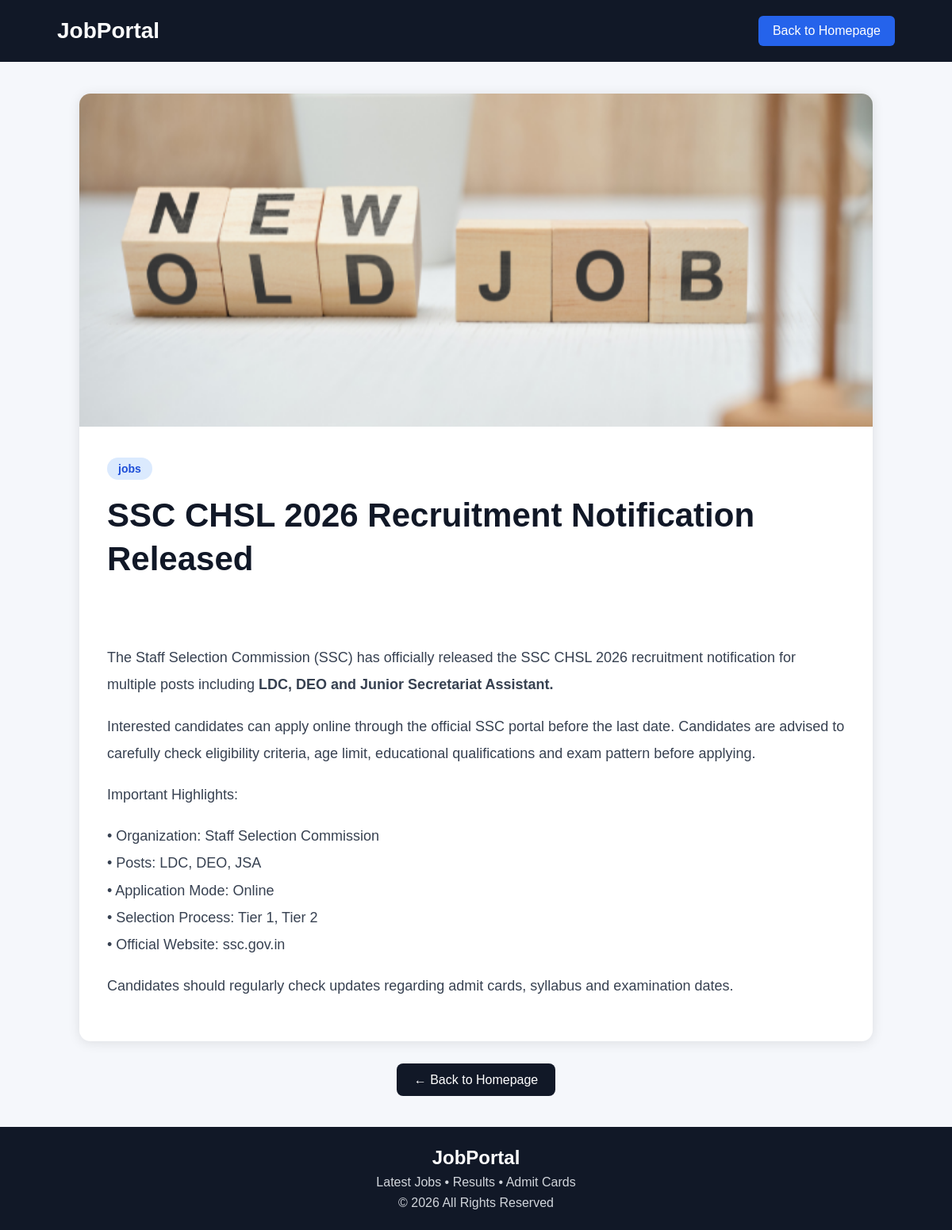
The app's page /blog/2/ with its own data.
### blog/models.py (models this page shows, shortened)
class Blog(models.Model):
    CATEGORY_CHOICES = [
        ('jobs', 'Latest Jobs'),
        ('admit', 'Admit Card'),
        ('result', 'Results'),
    ]
    title = models.CharField(max_length=200)
    content = RichTextField()
    category = models.CharField(max_length=20, choices=CATEGORY_CHOICES)
    image = models.ImageField(upload_to='blog_images/', blank=True, null=True)
    created_at = models.DateTimeField(auto_now_add=True)

### blog/views.py (the view)
# urls.py: path('blog/<int:id>/', views.blog_detail, name='blog_detail'),
def blog_detail(request, id):
    blog = get_object_or_404(Blog, id=id)
    return render(request, 'blog_detail.html', {'blog': blog})

### blog/templates/blog_detail.html (shortened to what this page needs)
<!DOCTYPE html>
<html lang="en">
<head>
</head>
<body>
    <div class="navbar">
        <div class="logo">
            JobPortal
        </div>
        <a href="/" class="home-btn">
            Back to Homepage
        </a>
    </div>
    <div class="blog-container">
        <div class="blog-image">
            <img src="{{ blog.image.url }}" alt="">
        </div>
        <div class="blog-content">
            <p class="category">{{ blog.category }}</p>
            <h1 class="blog-title">
                {{ blog.title }}
            </h1>
            <div class="blog-text">
                {{ blog.content|safe }}
            </div>
        </div>
    </div>
    <div class="back-section">
        <a href="/" class="back-btn">
            ← Back to Homepage
        </a>
    </div>
    <div class="footer">
        <h2>JobPortal</h2>
        <p>Latest Jobs • Results • Admit Cards</p>
        <p>© 2026 All Rights Reserved</p>
    </div>
</body>
</html>

### blog/templates/blog_detail.html (style rules this page uses)
* { margin:0; padding:0; box-sizing:border-box; }
body { font-family: Arial, sans-serif; background:#f5f7fb; color:#111827; }
.navbar { background:#111827; color:white; padding:20px 6%; display:flex; justify-content:space-between; align-items:center; flex-wrap:wrap; }
.logo { font-size:28px; font-weight:bold; }
.home-btn { padding:10px 18px; background:#2563eb; color:white; text-decoration:none; border-radius:6px; transition:0.3s; }
.blog-container { width:85%; max-width:1000px; margin:40px auto; background:white; border-radius:14px; overflow:hidden; box-shadow:0px 2px 15px rgba(0,0,0,0.1); }
.blog-image img { width:100%; height:420px; object-fit:cover; }
.blog-content { padding:35px; }
.category { display:inline-block; background:#dbeafe; color:#1d4ed8; padding:6px 14px; border-radius:20px; font-size:14px; font-weight:bold; margin-bottom:18px; }
.blog-title { font-size:42px; margin-bottom:20px; line-height:1.3; }
.blog-text { font-size:18px; line-height:1.9; color:#374151; }
.blog-text h1, .blog-text h2, .blog-text h3 { margin-top:25px; margin-bottom:15px; color:#111827; }
.blog-text p { margin-bottom:18px; }
.back-section { text-align:center; margin:30px 0 50px; }
.back-btn { padding:12px 22px; background:#111827; color:white; text-decoration:none; border-radius:8px; transition:0.3s; }
.footer { background:#111827; color:white; text-align:center; padding:25px; margin-top:40px; }
.footer p { margin-top:8px; color:#d1d5db; }

### records on screen
Blog: image (picture), category "jobs", title "SSC CHSL 2026 Recruitment Notification Released", content "The Staff Selection Commission (SSC) has officially released the SSC CHSL 2026 recruitment notification for multiple posts including LDC, DEO and Junior Secretariat Assistant. Interested candidates can apply online through the official SSC portal before the last date. Candidates are advised to carefully check eligibility criteria, age limit, educational qualifications and exam pattern before applying. Important Highlights: • Organization: Staff Selection Commission • Posts: LDC, DEO, JSA • Application Mode: Online • Selection Process: Tier 1, Tier 2 • Official Website: ssc.gov.in Candidates should regularly check updates regarding admit cards, syllabus and examination dates."
